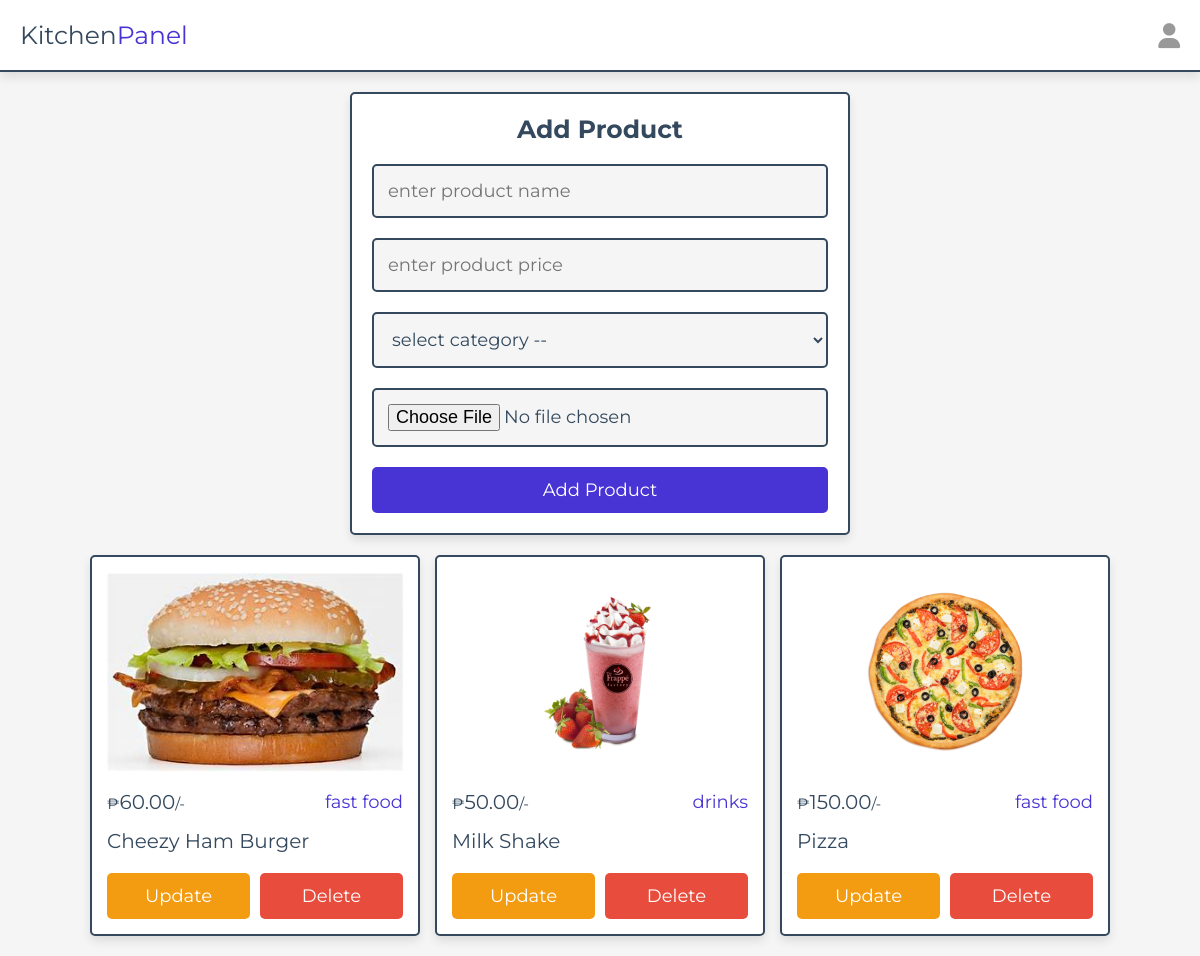
/kitchen/products.php (signed in), run on an earlier commit of the app's database.
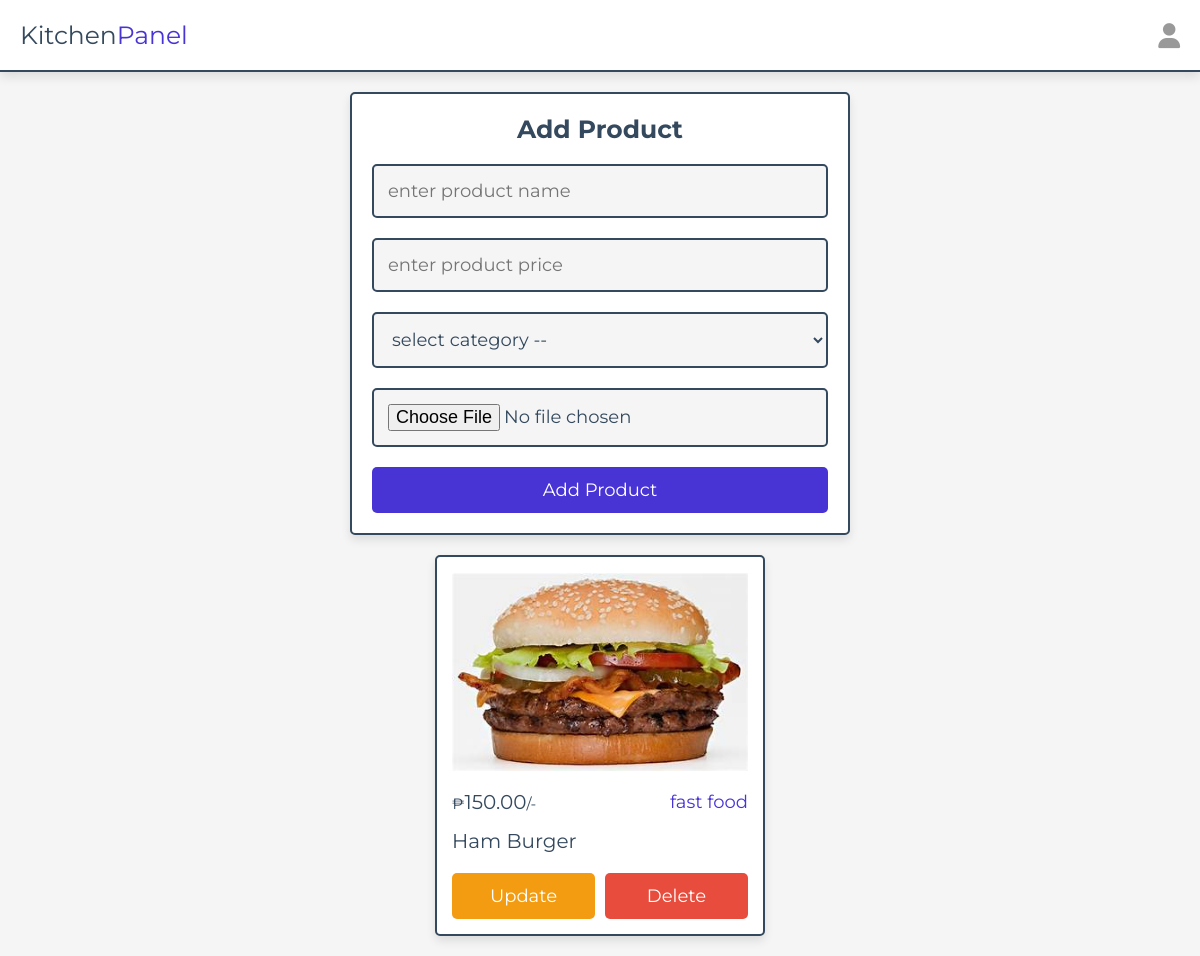
And on a later commit of the database.
### tables this page shows
CREATE TABLE `products` (
  `id` int(11) NOT NULL,
  `name` varchar(255) NOT NULL,
  `category` varchar(255) NOT NULL,
  `price` decimal(10,2) NOT NULL,
  `image` varchar(255) NOT NULL
);

### kitchen/products.php (the view, shortened to what this page needs)
<?php
include '../components/connect.php';
?>
<!DOCTYPE html>
<html lang="en">
<head>
   <link rel="stylesheet" href="https://cdnjs.cloudflare.com/ajax/libs/font-awesome/6.1.1/css/all.min.css">
   <link rel="stylesheet" href="../css/admin_style.css">
</head>
<body>
   <?php include '../components/kitchen_header.php' ?>
   <section class="add-products">
      <form action="" method="POST" enctype="multipart/form-data">
         <h3>add product</h3>
         <input type="text" required placeholder="enter product name" name="name" maxlength="100" class="box">
         <input type="number" min="0" max="9999999999" required placeholder="enter product price" name="price" onkeypress="if(this.value.length == 10) return false;" class="box">
         <select name="category" class="box" required>
            <option value="" disabled selected>select category --</option>
         </select>
         <input type="file" name="image" class="box" accept="image/jpg, image/jpeg, image/png, image/webp" required>
         <input type="submit" value="add product" name="add_product" class="btn">
      </form>
   </section>
   <section class="show-products" style="padding-top: 0;">
      <div class="box-container">
         <?php
         $show_products = $conn->prepare("SELECT * FROM `products`");
         $show_products->execute();
         if ($show_products->rowCount() > 0) {
            while ($fetch_products = $show_products->fetch(PDO::FETCH_ASSOC)) {
         ?>
               <div class="box">
                  <img src="../uploaded_img/<?= $fetch_products['image']; ?>" alt="">
                  <div class="flex">
                     <div class="price"><span>₱</span><?= $fetch_products['price']; ?><span>/-</span></div>
                     <div class="category"><?= $fetch_products['category']; ?></div>
                  </div>
                  <div class="name"><?= $fetch_products['name']; ?></div>
                  <div class="flex-btn">
                     <a href="update_product.php?update=<?= $fetch_products['id']; ?>" class="option-btn">update</a>
                     <a href="products.php?delete=<?= $fetch_products['id']; ?>" class="delete-btn" onclick="return confirm('delete this product?');">delete</a>
                  </div>
               </div>
         <?php
            }
         } else {
            echo '<p class="empty">no products added yet!</p>';
         }
         ?>
      </div>
   </section>
</body>
</html>

What changed in the data, as far as the page shows it:
removed products: image (picture), price "60.00", category "fast food", name "Cheezy Ham Burger"
removed products: image (picture), price "50.00", category "drinks", name "Milk Shake"
removed products: image (picture), price "150.00", category "fast food", name "Pizza"
added products: image (picture), price "150.00", category "fast food", name "Ham Burger"
